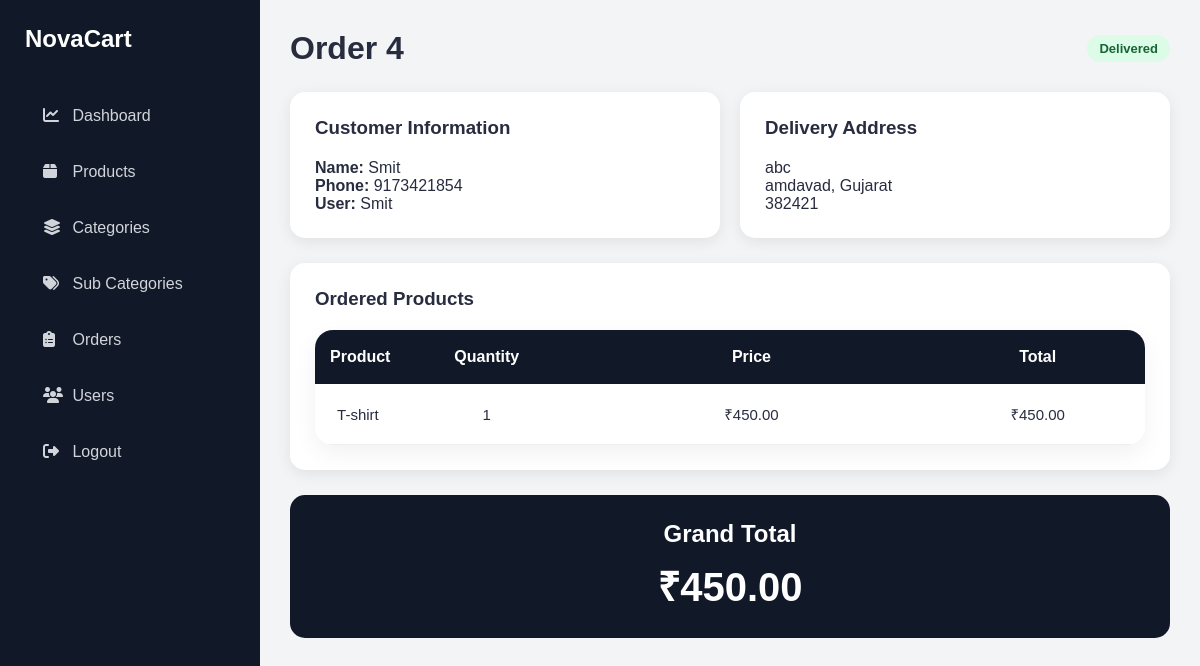
Screenshot of /dashboard/orders/4/ (signed in) with the database file from the repository.
### order/models.py (models this page shows, shortened)
class Order(models.Model):
    PAYMENT_CHOICES = (
        ('COD', 'Cash On Delivery'),
    )
    STATUS_CHOICES = (
        ('Pending', 'Pending'),
        ('Packed', 'Packed'),
        ('Shipped', 'Shipped'),
        ('Delivered', 'Delivered'),
    )
    user = models.ForeignKey(
        User,
        on_delete=models.CASCADE
    )
    full_name = models.CharField(
        max_length=100
    )
    phone = models.CharField(
        max_length=15
    )
    address = models.TextField()
    city = models.CharField(
        max_length=100
    )
    state = models.CharField(
        max_length=100
    )
    pincode = models.CharField(
        max_length=10
    )
    payment_method = models.CharField(
        max_length=20,
        choices=PAYMENT_CHOICES,
        default='COD'
    )
    total_price = models.DecimalField(
        max_digits=10,
        decimal_places=2
    )
    is_paid = models.BooleanField(
        default=False
    )
    status = models.CharField(
        max_length=20,
        choices=STATUS_CHOICES,
        default='Pending'
    )
    created_at = models.DateTimeField(
        auto_now_add=True
    )

class OrderItem(models.Model):
    order = models.ForeignKey(
        Order,
        on_delete=models.CASCADE,
        related_name='items'
    )
    product = models.ForeignKey(
        Product,
        on_delete=models.CASCADE
    )
    quantity = models.PositiveIntegerField(
        default=1
    )
    price = models.DecimalField(
        max_digits=10,
        decimal_places=2
    )
    def get_total(self):
        return self.price * self.quantity

### store/models.py (models this page shows, shortened)
class Product(models.Model):
    category = models.ForeignKey(
        Categories,
        on_delete=models.CASCADE
    )
    subcategory = models.ForeignKey(
        SubCategory,
        on_delete=models.CASCADE,
        null=True,
        blank=True
    )
    name = models.CharField(max_length=255)
    description = models.TextField()
    price = models.DecimalField(max_digits=10, decimal_places=2)
    image = models.ImageField(upload_to='product_images/')
    stock = models.PositiveIntegerField(default=0)

### dashboard/views.py (the view)
@login_required
def order_details(request, order_id):
    if not request.user.is_staff:
        return redirect('profile')
    order = get_object_or_404(
        Order,
        id=order_id
    )
    return render(
        request,
        'order_details.html',
        {
            'order': order
        }
    )

### store/context_processors.py (called while the page is built)
def categories_processor(request):
    return {
        'categories': Categories.objects.all()
    }

### templates/order_details.html
{% extends 'dashboard_base.html' %}
{% block content %}
<div class="order-header">
<h1>
    Order {{ order.id }}
</h1>
<span class="status-badge
    {% if order.status == 'Pending' %}pending
    {% elif order.status == 'Packed' %}packed
    {% elif order.status == 'Shipped' %}shipped
    {% elif order.status == 'Delivered' %}delivered
    {% endif %}">
    {{ order.status }}
</span>
</div>
<div class="order-grid">
<div class="info-card">
    <h3>
        Customer Information
    </h3>
    <p>
        <strong>Name:</strong>
        {{ order.full_name }}
    </p>
    <p>
        <strong>Phone:</strong>
        {{ order.phone }}
    </p>
    <p>
        <strong>User:</strong>
        {{ order.user.username }}
    </p>
</div>
<div class="info-card">
    <h3>
        Delivery Address
    </h3>
    <p>
        {{ order.address }}
    </p>
    <p>
        {{ order.city }},
        {{ order.state }}
    </p>
    <p>
        {{ order.pincode }}
    </p>
</div>
</div>
<div class="info-card mt-4">
<h3>
    Ordered Products
</h3>
<div class="admin-table">
    <table>
        <thead>
            <tr>
                <th>Product</th>
                <th>Quantity</th>
                <th>Price</th>
                <th>Total</th>
            </tr>
        </thead>
        <tbody>
            {% for item in order.items.all %}
            <tr>
                <td>
                    {{ item.product.name }}
                </td>
                <td>
                    {{ item.quantity }}
                </td>
                <td>
                    ₹{{ item.price }}
                </td>
                <td>
                    ₹{{ item.get_total }}
                </td>
            </tr>
            {% endfor %}
        </tbody>
    </table>
</div>
</div>
<div class="order-summary">
<h2>
    Grand Total
</h2>
<h1>
    ₹{{ order.total_price }}
</h1>
</div>
{% endblock %}

### static/css/style.css (style rules this page uses)
* { margin:0; padding:0; box-sizing:border-box; }
body { font-family:'Poppins',sans-serif; background:#f5f5f6; color:#282c3f; min-height:100vh; }
.admin-table { background:white; border-radius:18px; overflow:hidden; box-shadow:0 8px 25px rgba(0,0,0,0.06); }
.admin-table table { width:100%; border-collapse:collapse; table-layout:fixed; }
.admin-table th { background:#111827; color:white; padding:18px 15px; font-size:16px; font-weight:600; text-align:center; }
.admin-table td { padding:20px 15px; text-align:center; vertical-align:middle; font-size:15px; border-bottom:1px solid #eee; }
.admin-table th:nth-child(1), .admin-table td:nth-child(1) { width:60px; }
.admin-table th:nth-child(2), .admin-table td:nth-child(2) { width:120px; }
.admin-table th:nth-child(3), .admin-table td:nth-child(3) { width:250px; }
.admin-table th:nth-child(4), .admin-table td:nth-child(4) { width:150px; }
.status-badge { padding:6px 12px; border-radius:20px; font-size:13px; font-weight:600; }
.delivered { background:#dcfce7; color:#166534; }
.order-header { display:flex; justify-content:space-between; align-items:center; margin-bottom:25px; }
.order-grid { display:grid; grid-template-columns:1fr 1fr; gap:20px; }
.info-card { background:white; padding:25px; border-radius:15px; box-shadow:0 4px 15px rgba(0,0,0,0.08); }
.info-card h3 { margin-bottom:20px; }
.order-summary { margin-top:25px; background:#111827; color:white; padding:25px; border-radius:15px; text-align:center; }
.order-summary h1 { margin-top:10px; font-size:40px; }
.mt-4 { margin-top:25px; }

### rows the page displays
Order: id "4", status "Delivered", full_name "Smit", phone "9173421854", user.username "Smit", address "abc", city "amdavad", state "Gujarat", pincode "382421", total_price "450.00"
OrderItem: product.name "T-shirt", quantity "1", price "450.00", get_total "450.00"
